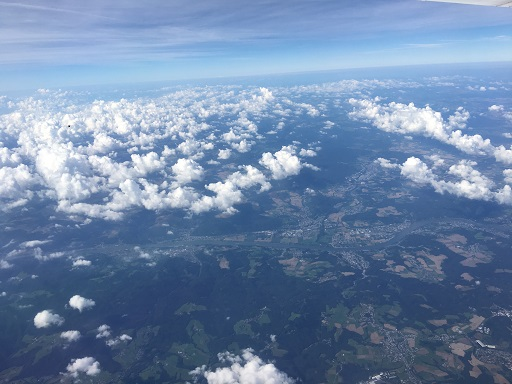
#> input picture Test/Pictures/clouds.jpg, 512 x 384 px
$ python 026_CalcBack.py
#> lines starting #> are read from the running program, lines starting #| are printed output that depends on the picture; after the words box and inside, x2 and y2 are one past the last pixel; in counts of white or black regions, pixels touching at a corner belong together
import cv2
from matplotlib import pyplot as plt

target = cv2.imread('Pictures/clouds.jpg')
#> target is the input picture: shape (384, 512, 3); mean B, G, R 167.8, 134.4, 110.1
sample = target[114:128, 409:438]


def CalcBack(target, sample):
    target_hsv = cv2.cvtColor(target, cv2.COLOR_BGR2HSV)
#> target_hsv: shape (384, 512, 3); mean H, S, V 107.3, 96.3, 167.8
    sample_hsv = cv2.cvtColor(sample, cv2.COLOR_BGR2HSV)

    sample_hist = cv2.calcHist([sample_hsv], [0, 1], None, [32, 48], [0, 180, 0, 256])
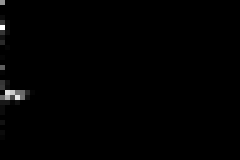
#> sample_hist: shape (32, 48) float32 (shown 5 times larger); min 0, max 43, mean 0.3; drawn with min black and max white
    plt.imshow(sample_hist, interpolation='nearest')
    plt.title('Hist')
    plt.show()

    cv2.normalize(sample_hist, sample_hist, 0, 255, cv2.NORM_MINMAX)
#> sample_hist: shape (32, 48) float32; 2.6% of pixels changed, all inside (x1, y1, x2, y2) = (0, 0, 7, 28)
    calcBack = cv2.calcBackProject([target_hsv], [0, 1], sample_hist, [0, 180, 0, 256], 1)
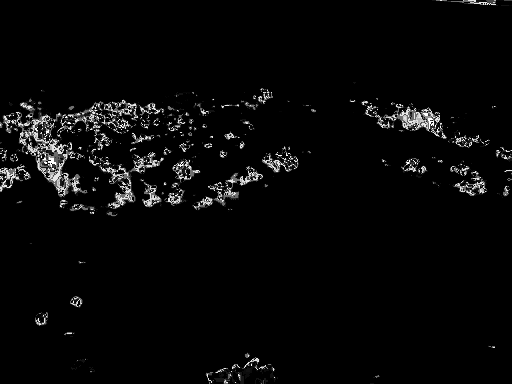
#> calcBack: shape (384, 512); min 0, max 255, mean 7.6

    dis = cv2.getStructuringElement(cv2.MORPH_ELLIPSE, (5, 5))
    dst = cv2.filter2D(calcBack, -1, dis)
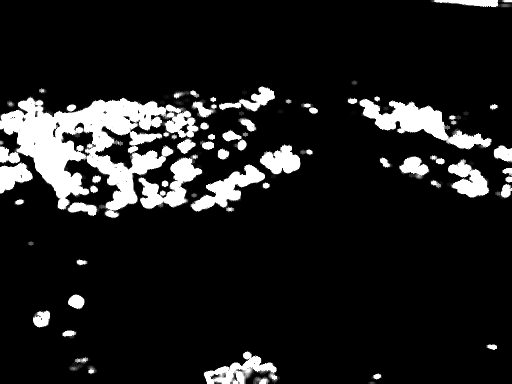
#> dst: shape (384, 512); min 0, max 255, mean 30

    cv2.imshow('Origin', target)
    cv2.imshow('Sample', sample)
    cv2.imshow('CalcBack', calcBack)
    cv2.imshow('Element', dst)


CalcBack(target, sample)
cv2.waitKey()
cv2.destroyAllWindows()

$ run again, with Test/Pictures/building.jpg copied over Test/Pictures/clouds.jpg
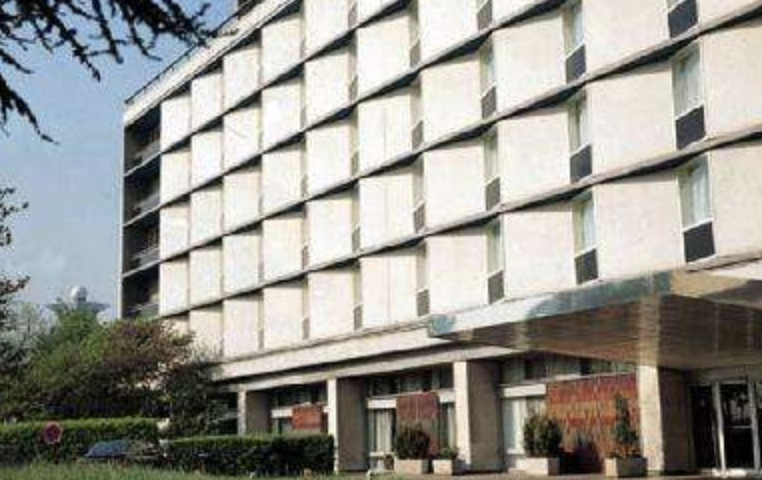
#> input picture Test/Pictures/building.jpg, 762 x 480 px
#> target is the input picture: shape (480, 762, 3); mean B, G, R 145.3, 151.4, 152.7
#> target_hsv: shape (480, 762, 3); mean H, S, V 41.1, 42.5, 158.4
#> in CalcBack, `calcBack = cv2.calcBackProject([target_hsv], [0, 1], sample_hist, [0, ..`:
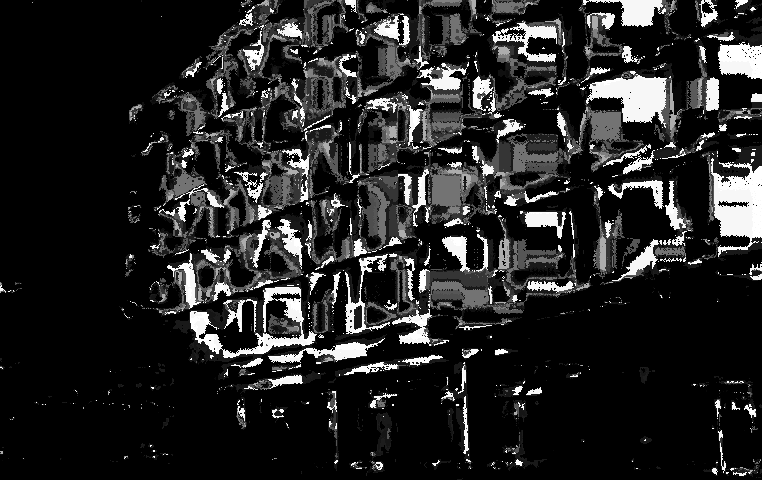
#> calcBack: shape (480, 762); min 0, max 255, mean 36.1
#> in CalcBack, `dst = cv2.filter2D(calcBack, -1, dis)`:
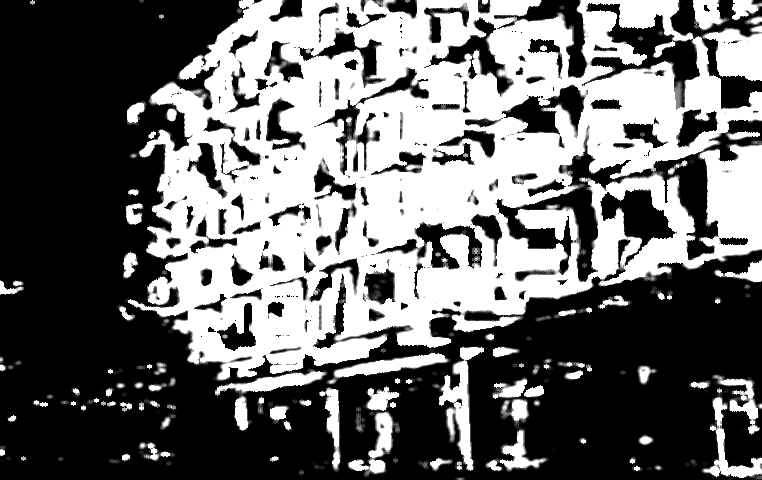
#> dst: shape (480, 762); min 0, max 255, mean 107
